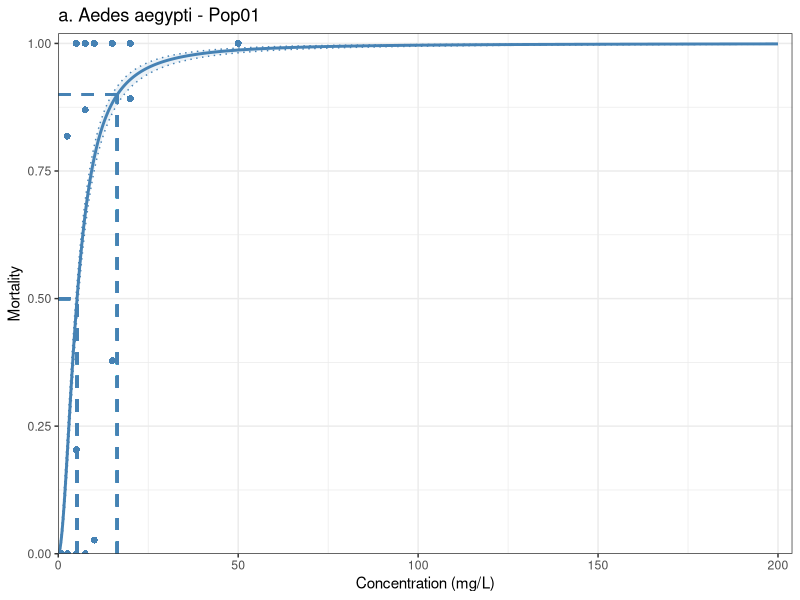
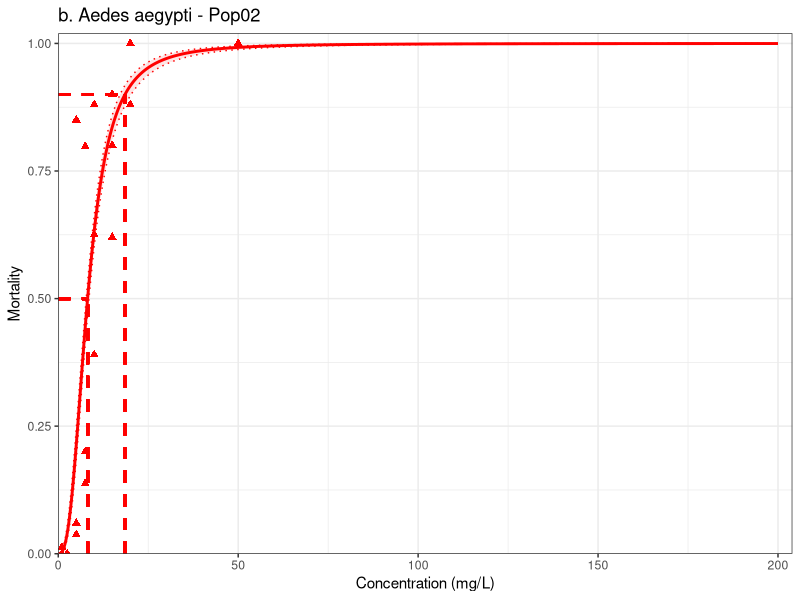
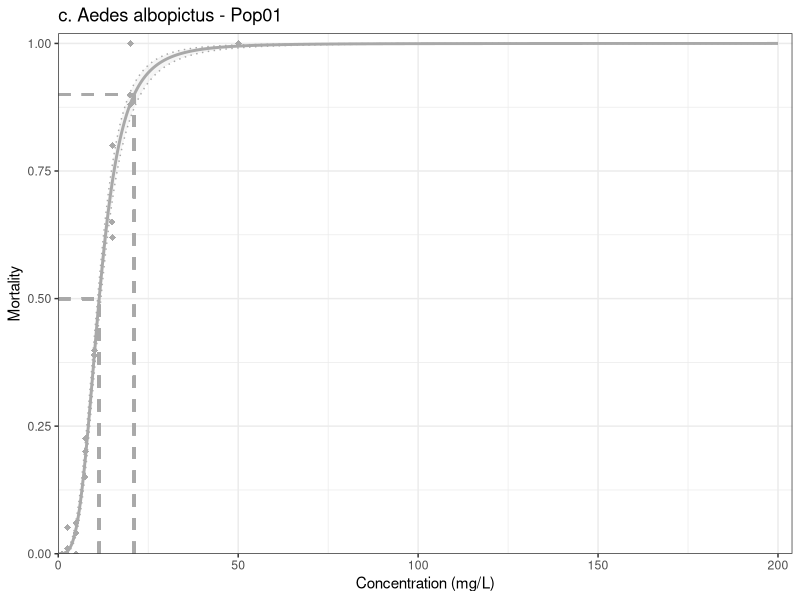
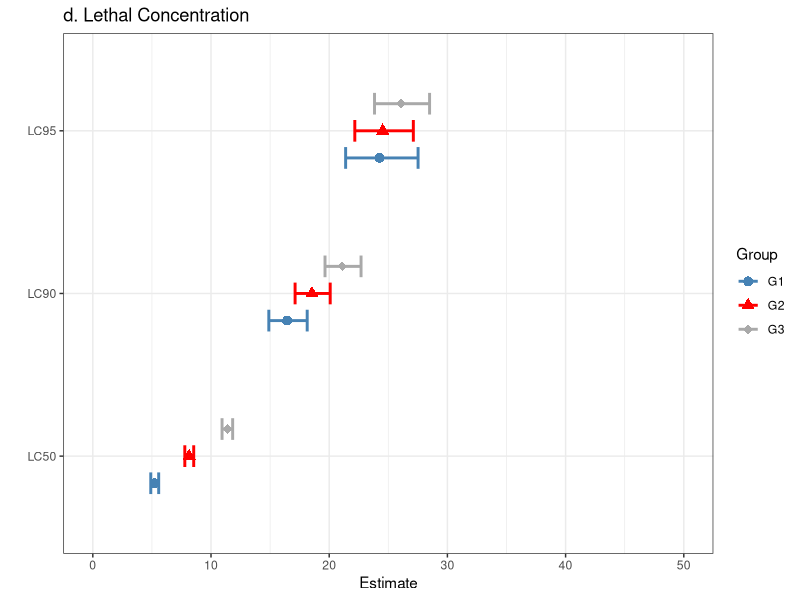

Write R code to recreate these figures, in order.
###Script to determine lethal concentration

##Set your working directory							
#setwd("~/Documents/R-Tutorial_LC")

##Load your bioassays data into R - Define input name						
DataAll<-read.table("input_tutorial.txt", h=TRUE)							

## calculate mortality and add a new column to the data frame							
DataAll$Mortality=DataAll$Dead/(DataAll$Total)							

## Calculate 95% CIs around proportions following Newcombe and include them in original dataset					
CIs<-c(10)							
for(i in 1:length(DataAll$Dead)) { 				
  CIs<-append(CIs, prop.test(DataAll$Dead[i], DataAll$Total[i], correct=TRUE)$conf.int)							
}							
CIs<-CIs[-1]							
CIs <- matrix(CIs, ncol=2, byrow=TRUE)							
CIs							

colnames(CIs, do.NULL = FALSE)							
colnames(CIs) <- c("Lower","Upper")							

DataAll<-cbind(DataAll, CIs)							
DataAll						

## create multiple data sets						
G1=DataAll[DataAll$Species=="Aaegypti" & 
             DataAll$Lineage=="Pop01" & 
             DataAll$Substance=="S1" ,]
G2=DataAll[DataAll$Species=="Aaegypti" & 
             DataAll$Lineage=="Pop02"  & 
             DataAll$Substance=="S1" ,]
G3=DataAll[DataAll$Species=="Aalbopictus" & 
             DataAll$Lineage=="Pop01"  & 
             DataAll$Substance=="S1"  ,]

## fit logistic regression model for multiple conditions						
G1.glm=glm(data=G1, 
           cbind(Dead,Alive)~log(Concentration), 
           family="binomial"(link="logit"))	
G2.glm=glm(data=G2, 
           cbind(Dead,Alive)~log(Concentration), 
           family="binomial"(link="logit"))
G3.glm=glm(data=G3, 
           cbind(Dead,Alive)~log(Concentration), 
           family="binomial"(link="logit"))

##Calculate LCs for 3 populations - Install MASS
library(MASS)
G1.ld <- dose.p(G1.glm, p=c(0.50, 0.90, 0.95))  # from MASS
G1.ci <- G1.ld + attr(G1.ld, "SE") %*% matrix(qnorm(1 - 0.05/2)*c(-1,1), nrow=1)
G1.lc <- exp(cbind(G1.ld, attr(G1.ld, "SE"), G1.ci[,1], G1.ci[,2]))
dimnames(G1.lc)[[2]] <- c("LC", "SE", "Lower","Upper")
rownames(G1.lc, do.NULL = FALSE)
rownames(G1.lc)<-c("G1-50", "G1-90", "G1-95")
G1.lc 

G2.ld <- dose.p(G2.glm, p=c(0.50, 0.90, 0.95))  # from MASS
G2.ci <- G2.ld + attr(G2.ld, "SE") %*% matrix(qnorm(1 - 0.05/2)*c(-1,1), nrow=1)
G2.lc <- exp(cbind(G2.ld, attr(G2.ld, "SE"), G2.ci[,1], G2.ci[,2]))
dimnames(G2.lc)[[2]] <- c("LC", "SE", "Lower","Upper")
rownames(G2.lc, do.NULL = FALSE)
rownames(G2.lc)<-c("G2-50", "G2-90", "G2-95")
G2.lc 

G3.ld <- dose.p(G3.glm, p=c(0.50, 0.90, 0.95))  # from MASS
G3.ci <- G3.ld + attr(G3.ld, "SE") %*% matrix(qnorm(1 - 0.05/2)*c(-1,1), nrow=1)
G3.lc <- exp(cbind(G3.ld, attr(G3.ld, "SE"), G3.ci[,1], G3.ci[,2]))
dimnames(G3.lc)[[2]] <- c("LC", "SE", "Lower","Upper")
rownames(G3.lc, do.NULL = FALSE)
rownames(G3.lc)<-c("G3-50", "G3-90", "G3-95")
G3.lc


LC_final<-rbind(G1.lc, G2.lc, G3.lc)
sink("NAME_LC.txt")
print(LC_final)
sink()


##Prepare graphic visualization - install multiple packages
library(readr)
library(tibble)
library(stats)
library(dplyr)
library(ggplot2)

## Create data to plot							
Conc=seq(0, 200, 0.1)							
G1.pred=predict(G1.glm, newdata=data.frame(Concentration=Conc), 
                type="response")
Conc=seq(0, 200, 0.1)							
G2.pred=predict(G2.glm, newdata=data.frame(Concentration=Conc), 
                type="response")	
Conc=seq(0, 200, 0.1)							
G3.pred=predict(G3.glm, newdata=data.frame(Concentration=Conc), 
                type="response")	

## some data to predict at: 100 values over the range of leafHeight
G1.ndata <- data.frame(Concentration=Conc, Mortality=G1.pred)
G2.ndata <- data.frame(Concentration=Conc, Mortality=G2.pred)
G3.ndata <- data.frame(Concentration=Conc, Mortality=G3.pred)

## grad the inverse link function
ilink1l <- family(G1.glm)$linkinv
## add fit and se.fit on the **link** scale
G1.ndata <- bind_cols(G1.ndata, 
            setNames(as_tibble(predict(G1.glm, G1.ndata, se.fit = TRUE)[1:2]),
            c('fit_link','se_link')))
## create the interval and backtransform
G1.ndata <- mutate(G1.ndata,
                 fit_resp  = ilink1l(fit_link),
                 right_upr = ilink1l(fit_link + (2 * se_link)),
                 right_lwr = ilink1l(fit_link - (2 * se_link)))

## grad the inverse link function
ilink2l <- family(G2.glm)$linkinv
## add fit and se.fit on the **link** scale
G2.ndata <- bind_cols(G2.ndata,
            setNames(as_tibble(predict(G2.glm, G2.ndata, se.fit = TRUE)[1:2]),
            c('fit_link','se_link')))
## create the interval and backtransform
G2.ndata <- mutate(G2.ndata,
                 fit_resp  = ilink2l(fit_link),
                 right_upr = ilink2l(fit_link + (2 * se_link)),
                 right_lwr = ilink2l(fit_link - (2 * se_link)))

## grad the inverse link function
ilink3l <- family(G3.glm)$linkinv
## add fit and se.fit on the **link** scale
G3.ndata <- bind_cols(G3.ndata, 
            setNames(as_tibble(predict(G3.glm, G3.ndata, se.fit = TRUE)[1:2]),
            c('fit_link','se_link')))
## create the interval and backtransform
G3.ndata <- mutate(G3.ndata,
                 fit_resp  = ilink3l(fit_link),
                 right_upr = ilink3l(fit_link + (2 * se_link)),
                 right_lwr = ilink3l(fit_link - (2 * se_link)))

##Plot type 1
G1.sg <- ggplot(G1.ndata, aes(x = Concentration, y = Mortality)) + 
  scale_x_continuous(limits = c(0,200), expand = expansion(mult = c(0, .02))) +
  scale_y_continuous(limits = c(0,1), expand = expansion(mult = c(0, .02))) +
  geom_line(col="steelblue", size=1) + 
  geom_point(data=G1, shape=16, aes(x = Concentration, y = Mortality), col="steelblue", size=2) +
  labs(x = 'Concentration (mg/L)', y = 'Mortality', title = "a. Aedes aegypti - Pop01") + 
  geom_segment(aes(x = 0, y = 0.50, xend = G1.lc [1], yend = 0.50), 
               col="steelblue", size=1,linetype = "dashed") +
  geom_segment(aes(x = G1.lc [1], y = 0, xend = G1.lc [1], yend = 0.50), 
               col="steelblue", size=1, linetype = "dashed") +
  geom_segment(aes(x = 0, y = 0.90, xend = G1.lc [2], yend = 0.90), 
               col="steelblue", size=1,linetype = "dashed") +
  geom_segment(aes(x = G1.lc [2], y = 0, xend = G1.lc [2], yend = 0.90), 
               col="steelblue", size=1, linetype = "dashed") +
  theme(plot.title = element_text(size = 10, color = "black")) +
  theme(axis.title.y = element_text(size = 8, angle = 90))+
  theme(axis.title.x = element_text(size = 8, angle = 00)) +
  theme_bw()
G1.sg <- G1.sg + geom_ribbon(data = G1.ndata, aes(ymin = right_lwr, ymax = right_upr),
                                   alpha = 0.1, fill="steelblue", lty = 3, col = "steelblue") 
G1.sg

G2.sg <- ggplot(G2.ndata, aes(x = Concentration, y = Mortality)) + 
  scale_x_continuous(limits = c(0,200), expand = expansion(mult = c(0, .02))) +
  scale_y_continuous(limits = c(0,1), expand = expansion(mult = c(0, .02))) +
  geom_line(col="red", size=1) + 
  geom_point(data=G2, shape=17, aes(x = Concentration, y = Mortality), col="red", size=2) +
  labs(x = 'Concentration (mg/L)', y = 'Mortality', title = "b. Aedes aegypti - Pop02") + 
  geom_segment(aes(x = 0, y = 0.50, xend = G2.lc [1], yend = 0.50), 
               col="red", size=1,linetype = "dashed") +
  geom_segment(aes(x = G2.lc [1], y = 0, xend = G2.lc [1], yend = 0.50), 
               col="red", size=1, linetype = "dashed") +
  geom_segment(aes(x = 0, y = 0.90, xend = G2.lc [2], yend = 0.90), 
               col="red", size=1,linetype = "dashed") +
  geom_segment(aes(x = G2.lc [2], y = 0, xend = G2.lc [2], yend = 0.90), 
               col="red", size=1, linetype = "dashed") +
  theme(plot.title = element_text(size = 10, color = "black")) +
  theme(axis.title.y = element_text(size = 8, angle = 90))+
  theme(axis.title.x = element_text(size = 8, angle = 00)) +
  theme_bw()
G2.sg <- G2.sg + geom_ribbon(data = G2.ndata, aes(ymin = right_lwr, ymax = right_upr),
                             alpha = 0.1, fill="red", lty = 3, col = "red") 
G2.sg

G3.sg <- ggplot(G3.ndata, aes(x = Concentration, y = Mortality)) + 
  scale_x_continuous(limits = c(0,200), expand = expansion(mult = c(0, .02))) +
  scale_y_continuous(limits = c(0,1), expand = expansion(mult = c(0, .02))) +
  geom_line(col="darkgray", size=1) + 
  geom_point(data=G3, shape=18, aes(x = Concentration, y = Mortality), col="darkgray", size=2) +
  labs(x = 'Concentration (mg/L)', y = 'Mortality', title = "c. Aedes albopictus - Pop01") + 
  geom_segment(aes(x = 0, y = 0.50, xend = G3.lc [1], yend = 0.50), 
               col="darkgray", size=1,linetype = "dashed") +
  geom_segment(aes(x = G3.lc [1], y = 0, xend = G3.lc [1], yend = 0.50), 
               col="darkgray", size=1, linetype = "dashed") +
  geom_segment(aes(x = 0, y = 0.90, xend = G3.lc [2], yend = 0.90), 
               col="darkgray", size=1,linetype = "dashed") +
  geom_segment(aes(x = G3.lc [2], y = 0, xend = G3.lc [2], yend = 0.90), 
               col="darkgray", size=1, linetype = "dashed") +
  theme(plot.title = element_text(size = 10, color = "black")) +
  theme(axis.title.y = element_text(size = 8, angle = 90))+
  theme(axis.title.x = element_text(size = 8, angle = 00)) +
  theme_bw()
G3.sg <- G3.sg + geom_ribbon(data = G3.ndata, aes(ymin = right_lwr, ymax = right_upr),
                             alpha = 0.1, fill="darkgray", lty = 3, col = "darkgray") 
G3.sg

##Plot type 2
G1.dflc<-as.data.frame(G1.lc)
G1.dflc$Group<-c("G1", "G1", "G1")
G1.dflc$Type<-c("LC50", "LC90", "LC95")
G2.dflc<-as.data.frame(G2.lc)
G2.dflc$Group<-c("G2", "G2", "G2")
G2.dflc$Type<-c("LC50", "LC90", "LC95")
G3.dflc<-as.data.frame(G3.lc)
G3.dflc$Group<-c("G3", "G3", "G3")
G3.dflc$Type<-c("LC50", "LC90", "LC95")
LC.dflc<-rbind(G1.dflc, G2.dflc, G3.dflc)
LC.graph<- ggplot(data=LC.dflc, aes(x=Type, y=LC, colour = Group, group = Group, shape = Group)) +
  geom_point(size = 3, position = position_dodge(width = 0.5))+
  scale_color_manual(values = c("steelblue", "red", "darkgray")) +
  scale_shape_manual(values = c(16,17,18)) +
  geom_errorbar(aes(ymin = Lower, ymax = Upper), position = position_dodge(width = 0.5), size=1, width=.4) + 
  coord_flip()  +  # flip coordinates (puts labels on y axis)
#  geom_hline(yintercept=100, lty=2)  + 
  xlim("LC50", "LC90", "LC95") + ylim(0, 50) +  # add a dotted line at x=1 after flip
  labs(x= " ",y = 'Estimate', title = "d. Lethal Concentration") +
  theme_bw()  # use a white background
LC.graph

##Export figure with multiple graphics
library(gridExtra)
Graph1 <- arrangeGrob(G1.sg, G2.sg, G3.sg, LC.graph, nrow=2) #generates g
ggsave("figure1.png", Graph1, units="mm", width=340, height=340, dpi=600)





